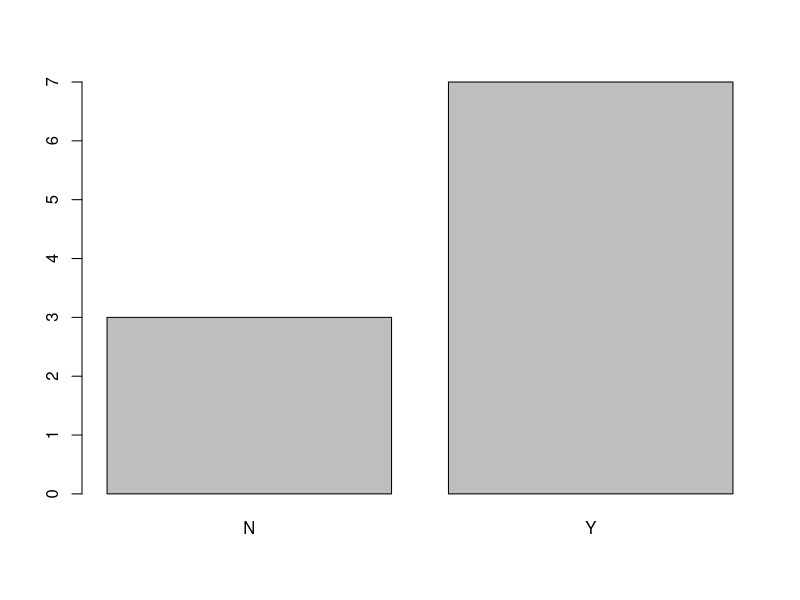
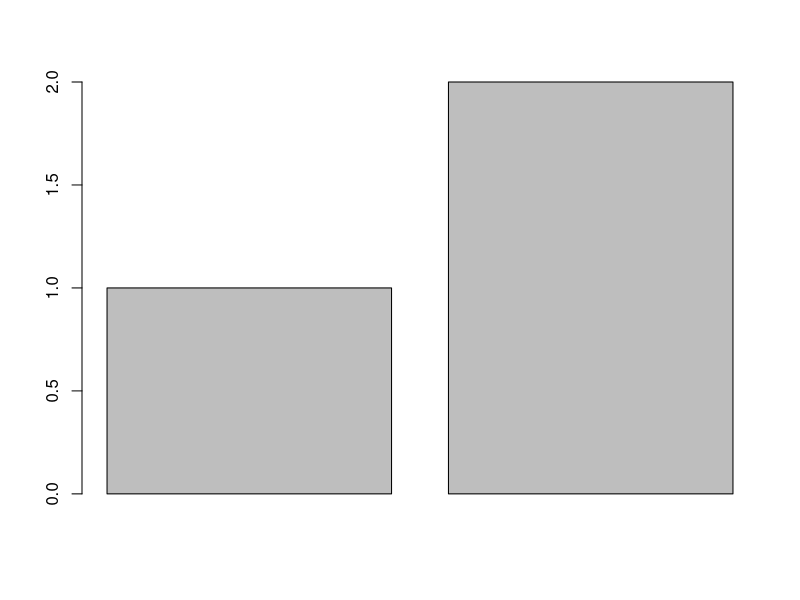
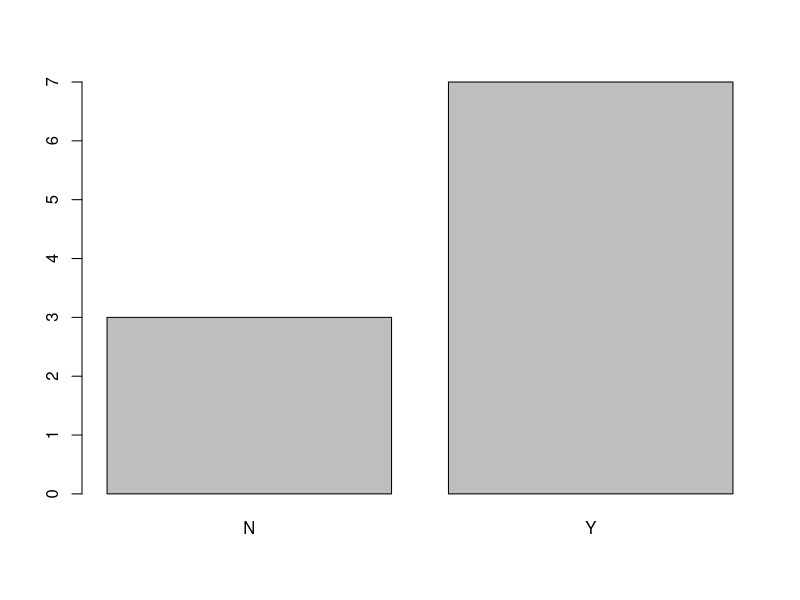
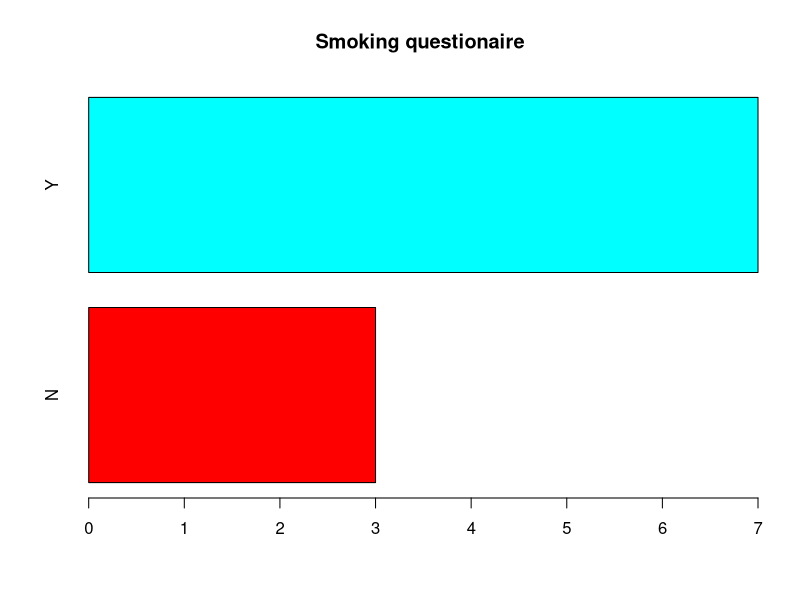
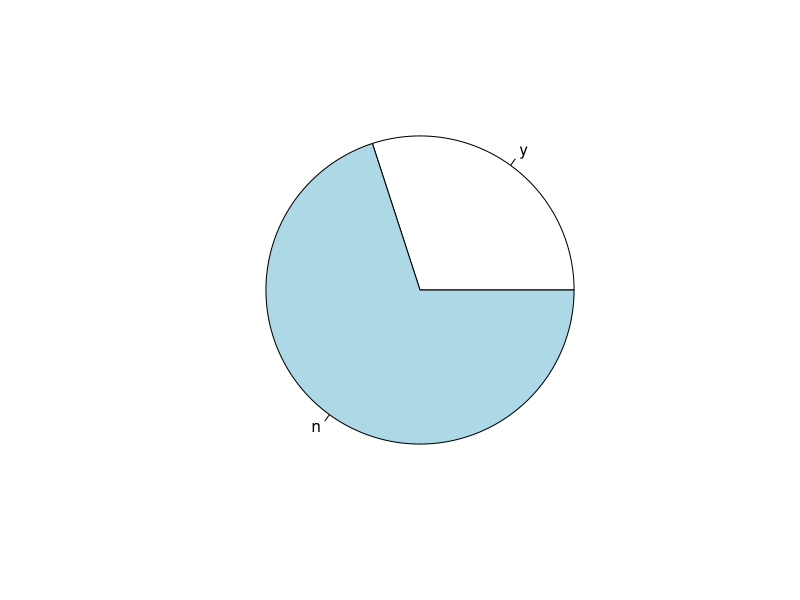

The R source for these figures, in order:
smoking = sample(c("Y", "N"), 10, replace=TRUE)
smoking

table(smoking)
smoking = sample(c("Y", "N"), 10, replace=TRUE, prob=c(2, 1))
table(smoking)

table(smoking)/length(smoking) * 100
barplot(table(smoking))
table = table(smoking)
barplot(c(1, 2))

factor(smoking)
table(factor(smoking))
barplot(table(factor(smoking)))

barplot(table(smoking), main="Smoking questionaire", col=rainbow(2), horiz=TRUE)
pie(table(smoking), labels = c("y", "n"))


income = c(1, 1, 1, 1, 1, 1, 6, 6, 6, 1000)
mean(income)
median(income)
# Илюстрация как в случаите, в които имаме outliers, понякога е по-добре да
# ползваме медиана, а не средно.

sort(sample(1:100, 10, replace = TRUE))
fivenum(sort(sample(1:100, 10, replace = TRUE)))

